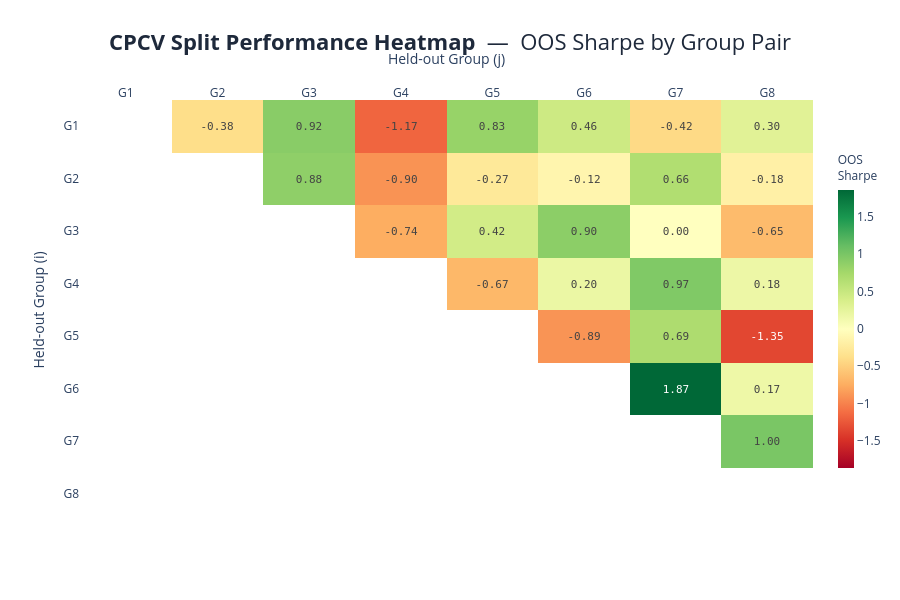

Notebook code for this chart:
### Markdown cell above
### Split Performance Heatmap

An N x N grid where cell (i, j) shows the **OOS Sharpe of the split that held out
groups i and j** for testing.

- **Green** — that group-pair was OOS-profitable.
- **Red** — those two periods were structurally hard OOS.

A consistent block of red around a particular group index means one time period is
structurally difficult regardless of which other period it's paired with. Cross-reference
with the group date legend in `cpcv_summary` to identify that regime.

### Code cell
plot_split_performance_heatmap(results);

### Figure 1 — Plotly figure (JSON) as saved in the notebook; plotly's stock layout.template omitted (floating-point values rounded to 4 significant figures)
{"data": [{"colorbar": {"len": 0.8, "thickness": 16, "title": {"font": {"size": 12}, "text": "OOS<br>Sharpe"}}, "colorscale": [[0, "rgb(165,0,38)"], [0.1, "rgb(215,48,39)"], [0.2, "rgb(244,109,67)"], [0.3, "rgb(253,174,97)"], [0.4, "rgb(254,224,139)"], [0.5, "rgb(255,255,191)"], [0.6, "rgb(217,239,139)"], [0.7, "rgb(166,217,106)"], [0.8, "rgb(102,189,99)"], [0.9, "rgb(26,152,80)"], [1, "rgb(0,104,55)"]], "hovertemplate": "Held-out: <b>%{y}</b> + <b>%{x}</b><br>OOS Sharpe: %{z:.3f}<extra></extra>", "text": [["", "-0.38", "0.92", "-1.17", "0.83", "0.46", "-0.42", "0.30"], ["", "", "0.88", "-0.90", "-0.27", "-0.12", "0.66", "-0.18"], ["", "", "", "-0.74", "0.42", "0.90", "0.00", "-0.65"], ["", "", "", "", "-0.67", "0.20", "0.97", "0.18"], ["", "", "", "", "", "-0.89", "0.69", "-1.35"], ["", "", "", "", "", "", "1.87", "0.17"], ["", "", "", "", "", "", "", "1.00"], ["", "", "", "", "", "", "", ""]], "textfont": {"family": "monospace", "size": 11}, "texttemplate": "%{text}", "type": "heatmap", "x": ["G1", "G2", "G3", "G4", "G5", "G6", "G7", "G8"], "y": ["G1", "G2", "G3", "G4", "G5", "G6", "G7", "G8"], "z": [[NaN, -0.3842, 0.9165, -1.171, 0.8334, 0.4594, -0.4187, 0.2955], [NaN, NaN, 0.8795, -0.904, -0.2704, -0.1211, 0.6633, -0.181], [NaN, NaN, NaN, -0.7446, 0.4214, 0.8999, 0.0, -0.6466], [NaN, NaN, NaN, NaN, -0.6732, 0.1969, 0.9666, 0.1764], [NaN, NaN, NaN, NaN, NaN, -0.8946, 0.6891, -1.354], [NaN, NaN, NaN, NaN, NaN, NaN, 1.868, 0.1717], [NaN, NaN, NaN, NaN, NaN, NaN, NaN, 1.004], [NaN, NaN, NaN, NaN, NaN, NaN, NaN, NaN]], "zmax": 1.868, "zmid": 0, "zmin": -1.868}], "layout": {"height": 600, "title": {"font": {"color": "#1E293B", "size": 22}, "text": "<b>CPCV Split Performance Heatmap</b>  —  OOS Sharpe by Group Pair", "x": 0.5, "xanchor": "center"}, "xaxis": {"showgrid": false, "side": "top", "title": {"text": "Held-out Group (j)"}, "zeroline": false}, "yaxis": {"autorange": "reversed", "showgrid": false, "title": {"text": "Held-out Group (i)"}, "zeroline": false}}}
